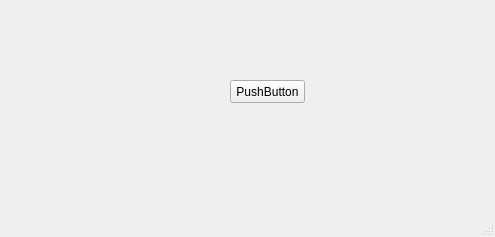
<?xml version="1.0" encoding="UTF-8"?>
<ui version="4.0">
 <class>gui</class>
 <widget class="QMainWindow" name="gui">
  <property name="geometry">
   <rect>
    <x>0</x>
    <y>0</y>
    <width>495</width>
    <height>237</height>
   </rect>
  </property>
  <property name="windowTitle">
   <string>MainWindow</string>
  </property>
  <widget class="QWidget" name="centralwidget">
   <widget class="QPushButton" name="pushButton">
    <property name="geometry">
     <rect>
      <x>230</x>
      <y>80</y>
      <width>75</width>
      <height>23</height>
     </rect>
    </property>
    <property name="text">
     <string>PushButton</string>
    </property>
   </widget>
  </widget>
  <widget class="QMenuBar" name="menubar">
   <property name="geometry">
    <rect>
     <x>0</x>
     <y>0</y>
     <width>495</width>
     <height>21</height>
    </rect>
   </property>
  </widget>
  <widget class="QStatusBar" name="statusbar"/>
 </widget>
 <resources/>
 <connections/>
</ui>
